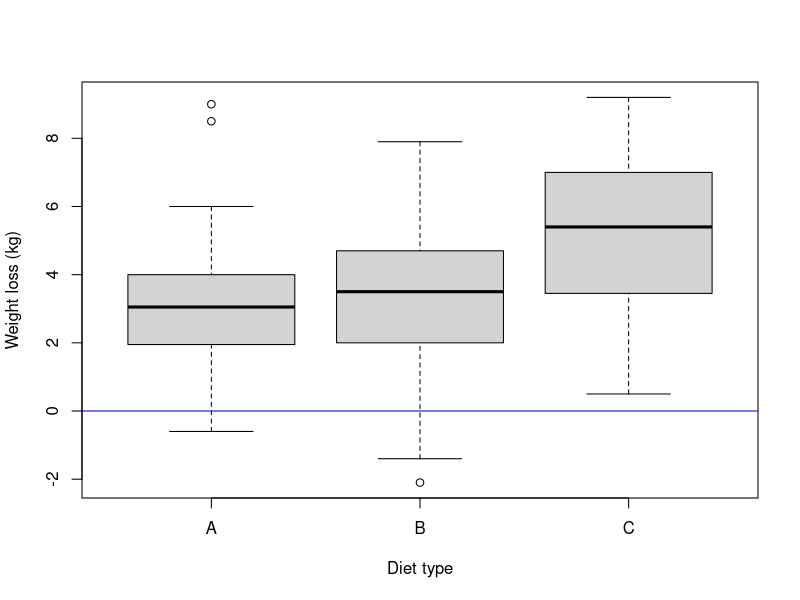
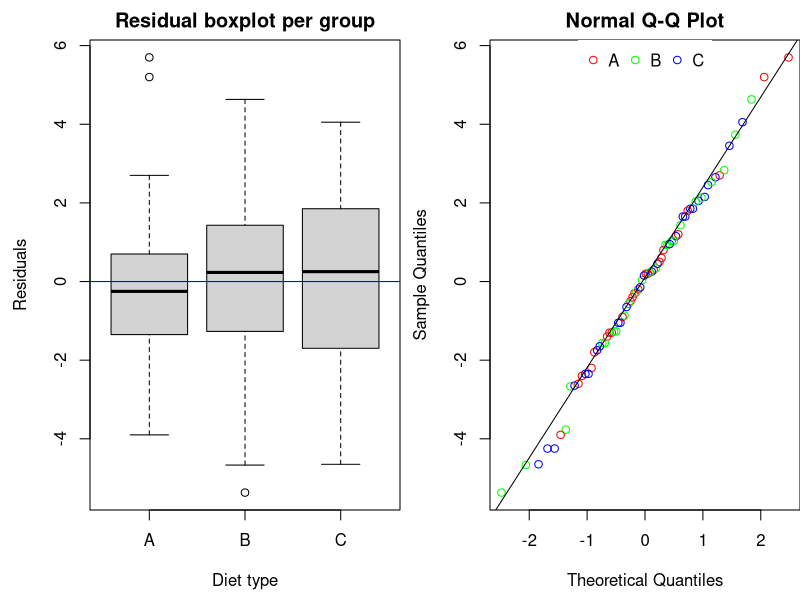
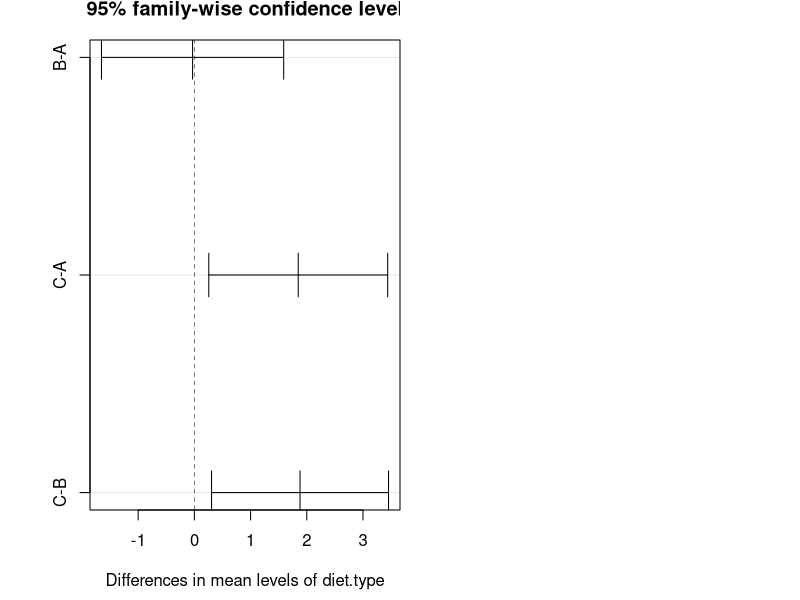

Write R code to recreate these figures, in order.
## ---- chunk 1
# change working directory: should be the directory containg the Markdown files:
# setwd("~/courses/cruk/LinearModelAndExtensions/20221121/Practicals/")

## ---- chunk 2
diet = read.csv("data/diet.csv",row.names=1)
diet$weight.loss = diet$initial.weight - diet$final.weight 
diet$diet.type   = factor(diet$diet.type,levels=c("A","B","C"))
diet$gender      = factor(diet$gender,levels=c("Female","Male"))
boxplot(weight.loss~diet.type,data=diet,col="light gray",
        ylab = "Weight loss (kg)", xlab = "Diet type")
abline(h=0,col="blue")
## ---- chunk 3
diet.fisher  = aov(weight.loss~diet.type,data=diet)
diet.welch   = oneway.test(weight.loss~diet.type,data=diet)
diet.kruskal = kruskal.test(weight.loss~diet.type,data=diet)

summary(diet.fisher)
print(diet.welch)
print(diet.kruskal)
## ---- chunk 4
summary(aov(weight.loss~diet.type,data=diet[diet$diet.type!="B",]))
t.test(weight.loss~diet.type,data=diet[diet$diet.type!="B",],var.equal = TRUE)
## ---- chunk 5
# mean and median weight loss per group:
mean_group   = tapply(diet$weight.loss,diet$diet.type,mean)
median_group = tapply(diet$weight.loss,diet$diet.type,median)
mean_group
median_group
# residuals:
diet$resid.mean   = (diet$weight.loss - mean_group[as.numeric(diet$diet.type)])
diet$resid.median = (diet$weight.loss - median_group[as.numeric(diet$diet.type)])
diet[1:10,]
## ---- chunk 6
par(mfrow=c(1,2),mar=c(4.5,4.5,2,0)) 
#
boxplot(resid.mean~diet.type,data=diet,main="Residual boxplot per group",col="light gray",xlab="Diet type",ylab="Residuals")
abline(h=0,col="blue")
#
col_group = rainbow(nlevels(diet$diet.type))
qqnorm(diet$resid.mean,col=col_group[as.numeric(diet$diet.type)])
qqline(diet$resid.mean)
legend("top",legend=levels(diet$diet.type),col=col_group,pch=21,ncol=3,box.lwd=NA)
## ---- chunk 7
shapiro.test(diet$resid.mean)
bartlett.test(diet$resid.mean~as.numeric(diet$diet.type))
## ---- chunk 8
plot(TukeyHSD(diet.fisher))
t.test(weight.loss~diet.type,data=diet[diet$diet.type!="C",],var.equal = TRUE)
## ---- chunk 9
diet.fisher = aov(weight.loss~diet.type*gender,data=diet)
summary(diet.fisher)

anova(lm(weight.loss~diet.type*gender,data=diet))
